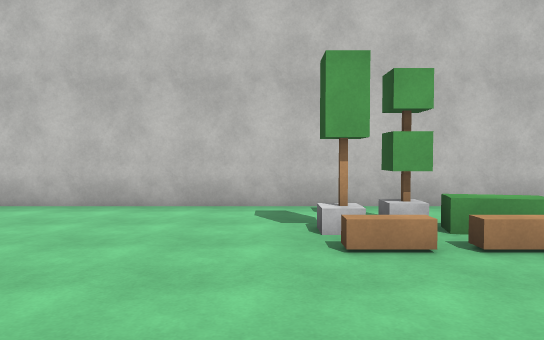
[1] (above)

19 first-person views from a walk through a 3-D level made in the Unity game engine. The camera is 1.44 m above the floor, tilts 2° down and sees 70° across. The floor is counted in squares, 1.44 m on a side. Each view is taken from the middle of a square. On the plan, view 1 faces up. The plan holds only what a view shows up to about 13 squares ahead; the rest is blank. The place goes on beyond the plan. The player character is not drawn. Some surface patterns are stand-ins.

[2]
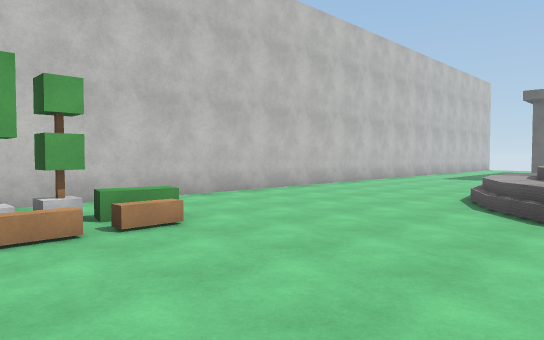

[3]
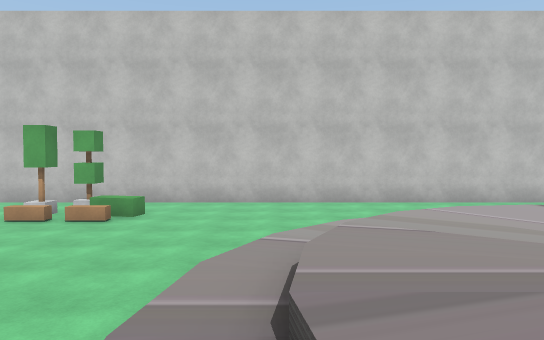

[4]
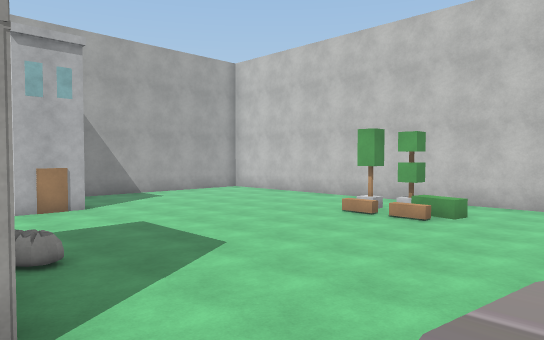

[5]
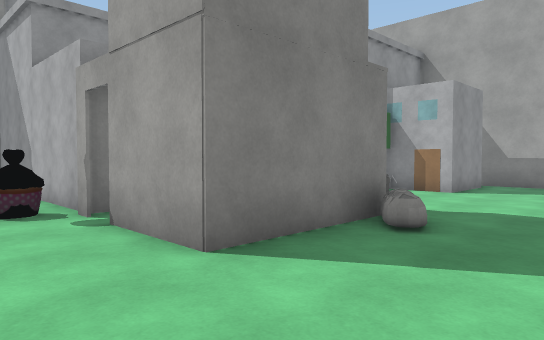

[6]
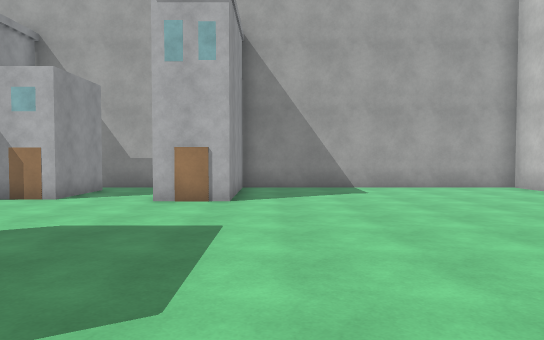

[7]
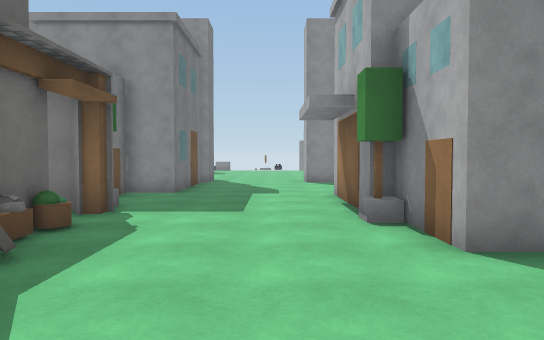

[8]
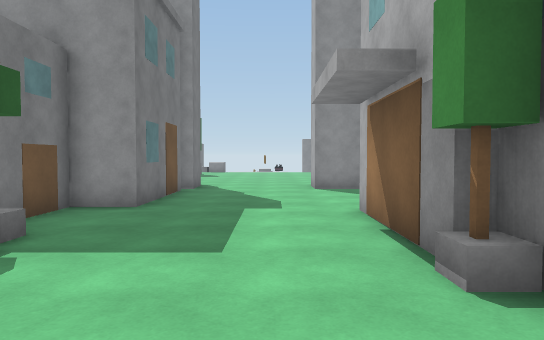

[9]
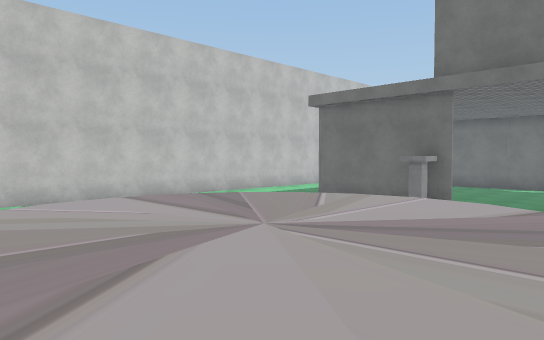

[10]
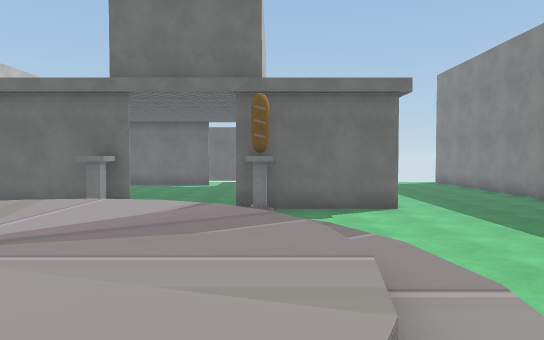

[11]
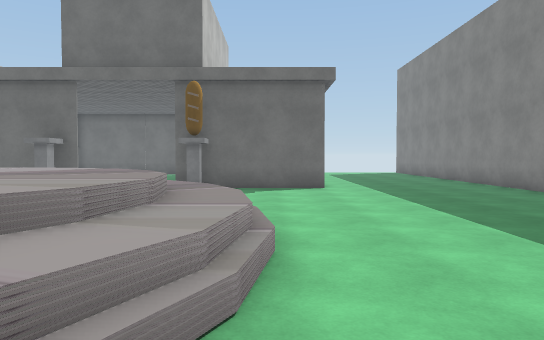

[12]
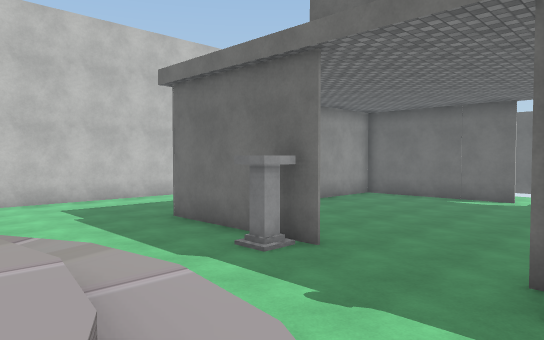

[13]
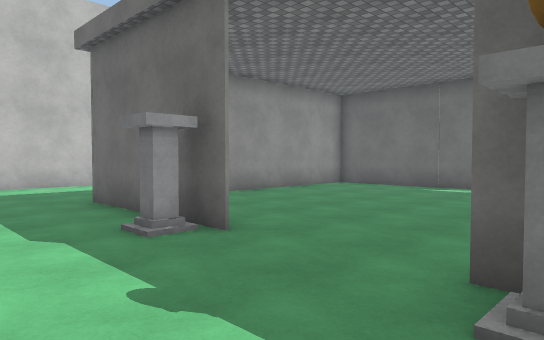

[14]
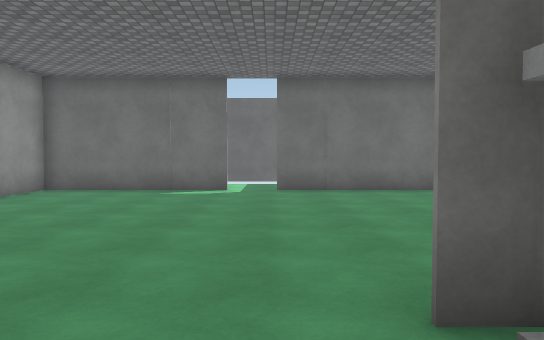

[15]
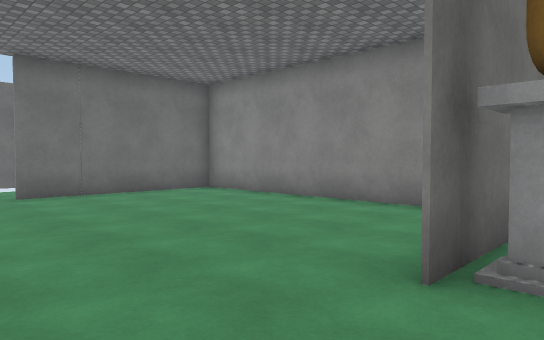

[16]
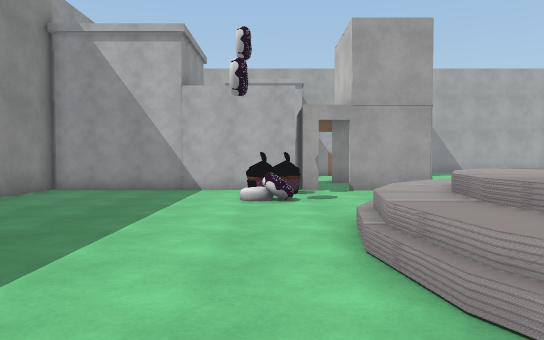

[17]
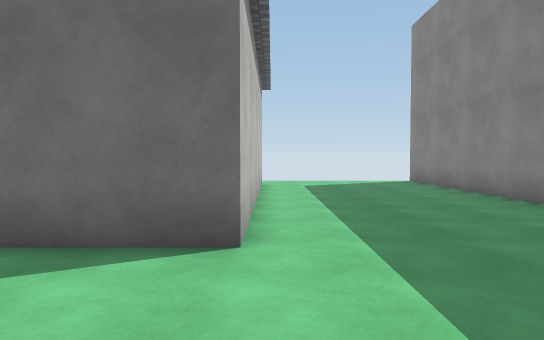

[18]
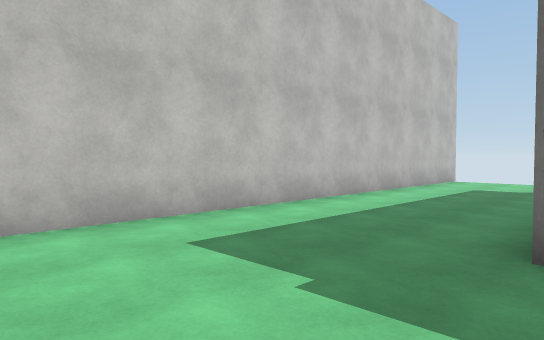

[19]
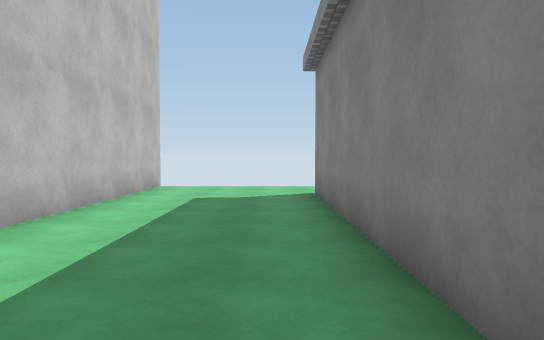

### Floor plan
Key: @ floor where view 1 was taken; # wall or solid block; . main floor; : floor 1 m higher than the main floor; / step, stairs or slope; T tree; B green block; H house; R bread; P pillar; O other object.
Columns run from 8 left of view 1 to 31 right of it. Each row starts with its distance up from view 1.
  8 ########################################
  7 .......................................
  6 ..........T.........    ...............
  5 .........T.B.........  ................
  4 .........O.O.......... ................
  3 ......................  ...###########.
  2 .................////  ....#  .......#
  1 ................/////   ...# ........#
  0 ........@......//::::://...# ........#
 -1 HHHH..........//::::::://..P.........#
 -2    H..........//::::::://............#
 -3  ........O....//::::::://..............
 -4 ........OO###./ ::::::://..............
 -5 .HHH....R   #. //::::://...#.........#
 -6    H....O   #. ///:::// . .P.........#
 -7  HHT..... ......///////  ..#.........#
 -8   HH....####......///......# ........#
 -9    H....T  HOOO............# ........#
-10    H.....H H...............###########
-11    H.....H H.........................
-12    .....HHHH.........................
-13    .....H  H.......   ...............
-14    .....H  H.....      ..............
-15    .....H  H....         ............

Where each view was taken, in squares from view 1:
view 1: 0 up, 0 right, facing up
view 2: 1 down, 0 right, facing up-right
view 3: 5 down, 7 right, facing up
view 4: 5 down, 7 right, facing up-left
view 5: 1 down, 6 right, facing down-left
view 6: 0 up, 4 right, facing left
view 7: 1 down, 3 left, facing down
view 8: 4 down, 3 left, facing down
view 9: 6 down, 8 right, facing up-right
view 10: 6 down, 8 right, facing right
view 11: 8 down, 7 right, facing right
view 12: 6 down, 14 right, facing up-right
view 13: 6 down, 16 right, facing up-right
view 14: 4 down, 17 right, facing right
view 15: 2 down, 18 right, facing down-right
view 16: 9 down, 15 right, facing left
view 17: 10 down, 15 right, facing right
view 18: 2 up, 15 right, facing up-right
view 19: 4 up, 18 right, facing right
